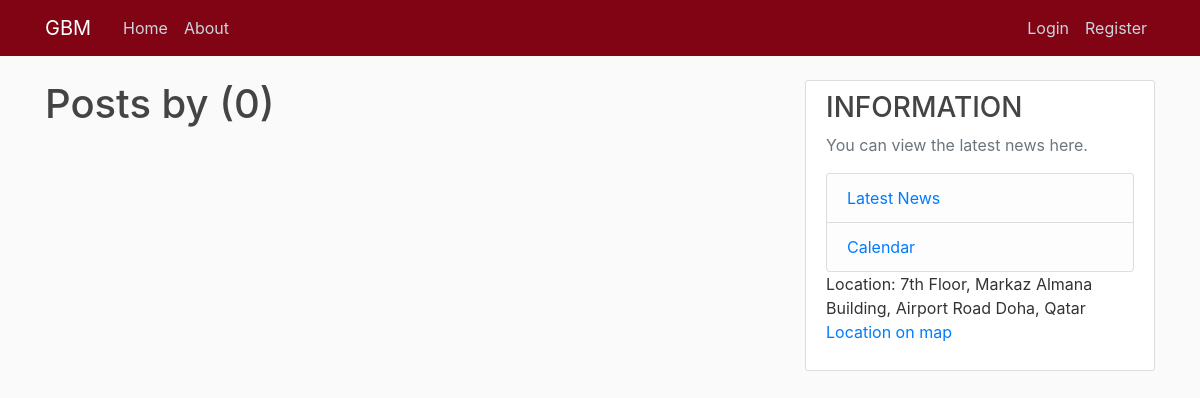
Page /user/kev on the earlier database version.
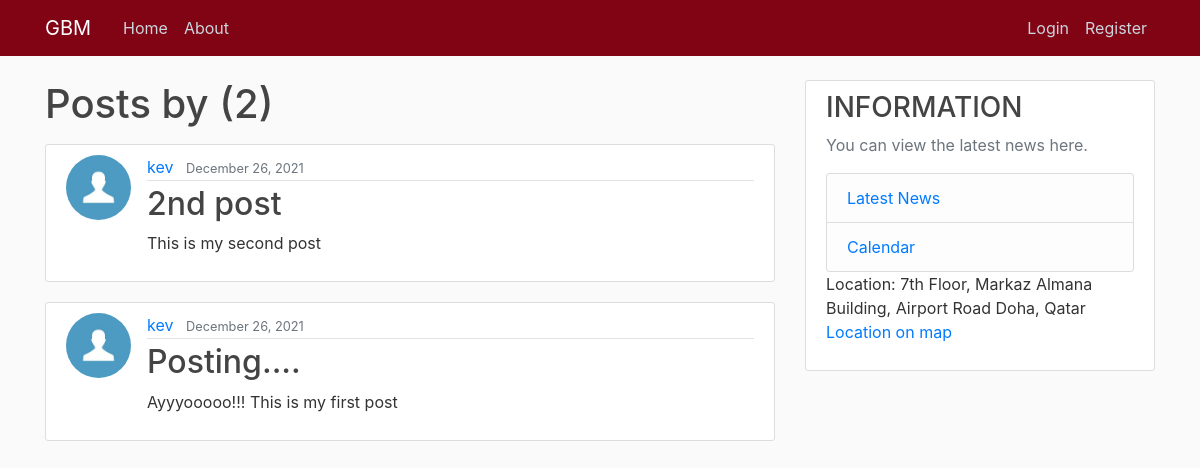
Same page on the later database version.
### blog/models.py (models this page shows, shortened)
class Post(models.Model):
    title = models.CharField(max_length=50)
    content = models.TextField()
    date_posted = models.DateTimeField(default=timezone.now)
    author = models.ForeignKey(User, on_delete=models.CASCADE)

### users/models.py (models this page shows, shortened)
class Profile(models.Model):
    user = models.OneToOneField(User, on_delete=models.CASCADE)
    image = models.ImageField(default='default.jpg', upload_to='profile_pics')

### blog/views.py (the view)
# urls.py: path('user/<str:username>', UserPostListView.as_view(), name='user-posts'),
class UserPostListView(ListView):
    model = Post
    template_name = 'blog/user_posts.html'    #<app>/<model>_<viewtype>.html
    context_object_name = 'posts'
    paginate_by = 5
    def get_queryset(self):
        user = get_object_or_404(User, username=self.kwargs.get('username'))
        return Post.objects.filter(author=user).order_by('-date_posted')

### blog/templates/blog/user_posts.html (shortened to what this page needs)
{% extends "blog/base.html" %}
{% block content %}
    <h1 class="mb-3">Posts by {{ views.kwargs.username }} ({{ page_obj.paginator.count }})</h1>
    {% for post in posts %}
        <article class="media content-section">
            <img class="rounded-circle article-img" src="{{post.author.profile.image.url}}" alt="">
            <div class="media-body">
                <div class="article-metadata">
                    <a class="mr-2" href="{% url 'user-posts' post.author.username %}">{{ post.author }}</a>
                    <small class="text-muted">{{ post.date_posted|date:'F d, Y' }}</small>
                </div>
                <h2><a class="article-title" href="{% url 'post-detail' post.id%}">{{ post.title }}</a></h2>
                <p class="article-content">{{ post.content }}</p>
            </div>
        </article>
    {% endfor %}
{% endblock content %}

### blog/templates/blog/base.html (shortened to what this page needs)
{% load static %}
<!DOCTYPE html>
<html lang="en">
<head>
    <link rel="stylesheet" href="https://maxcdn.bootstrapcdn.com/bootstrap/4.0.0/css/bootstrap.min.css">
    <link rel="stylesheet" type="text/css" href="{% static 'blog/main.css' %}">
</head>
<body>
    <header class="site-header">
        <nav class="navbar navbar-expand-md navbar-dark bg-steel fixed-top">
            <div class="container">
                <a class="navbar-brand mr-4" href="{% url 'blog-home' %}">GBM</a>
                <div class="collapse navbar-collapse" id="navbarToggle">
                    <div class="navbar-nav mr-auto">
                        <a class="nav-item nav-link" href="{% url 'blog-home' %}">Home</a>
                        <a class="nav-item nav-link" href="{% url 'blog-about' %}">About</a>
                    </div>
                    <div class="navbar-nav">
                        {% if user.is_authenticated %}
                            <a class="nav-item nav-link" href="{% url 'post-create' %}">New Post</a>
                            <a class="nav-item nav-link" href="{% url 'profile' %}">View Profile</a>
                            <a class="nav-item nav-link" href="{% url 'logout' %}">Logout</a>
                        {% else %}
                            <a class="nav-item nav-link" href="{% url 'login' %}">Login</a>
                            <a class="nav-item nav-link" href="{% url 'register' %}">Register</a>
                        {% endif %}
                    </div>
                </div>
            </div>
        </nav>
    </header>
    <main role="main" class="container">
        <div class="row">
            <div class="col-md-8">
                {% block content %}{% endblock %}
            </div>
                <div class="col-md-4">
                    <div class="content-section">
                        <h3>INFORMATION</h3>
                        <p class='text-muted'>You can view the latest news here.
                            <ul class="list-group">
                                <li class="list-group-item list-group-item-light"> <a href="https://www.google.com/search?q=latest+news&oq=latest+news&aqs=chrome.0.0i433i512j0i131i433i512j0i512l3j0i457i512j0i402l2j0i512l2.2753j0j7&sourceid=chrome&ie=UTF-8">Latest News</a></li>
                                <li class="list-group-item list-group-item-light"> <a href="https://www.timeanddate.com/calendar/">Calendar</a></li>
                            </ul>
                            Location:
                            7th Floor, Markaz Almana
                            Building, Airport Road
                            Doha, Qatar
                            <a href="https://www.google.com/maps/place/Markaz+Almana+Building/@25.2695005,51.545016,17z/data=!4m5!3m4!1s0x3e45c58173e65fc9:0xa38977aa9aa3da3d!8m2!3d25.2693943!4d51.5473273" target="_blank">Location on map</a>
                        </p>
                    </div>
                </div>
        </div>
    </main>
</body>
</html>

### blog/static/blog/main.css (style rules this page uses)
body { background: #fafafa; color: #333333; margin-top: 5rem; }
h1, h2, h3, h4, h5, h6 { color: #444444; }
ul { margin: 0; }
.bg-steel { background-color: #810415; }
.site-header .navbar-nav .nav-link { color: #cbd5db; }
.content-section { background: #ffffff; padding: 10px 20px; border: 1px solid #dddddd; border-radius: 3px; margin-bottom: 20px; }
.article-title { color: #444444; }
.article-content { white-space: pre-line; }
.article-img { height: 65px; width: 65px; margin-right: 16px; }
.article-metadata { padding-bottom: 1px; margin-bottom: 4px; border-bottom: 1px solid#e3e3e3 }

Differences in the rows shown:
added Post: author.profile.image (placeholder picture), author "kev", date_posted "December 26, 2021", title "2nd post", content "This is my second post"
added Post: author.profile.image (placeholder picture), author "kev", date_posted "December 26, 2021", title "Posting....", content "Ayyyooooo!!! This is my first post"
Other differences:
{{ page_obj.paginator.count }}: "0" → "2"
